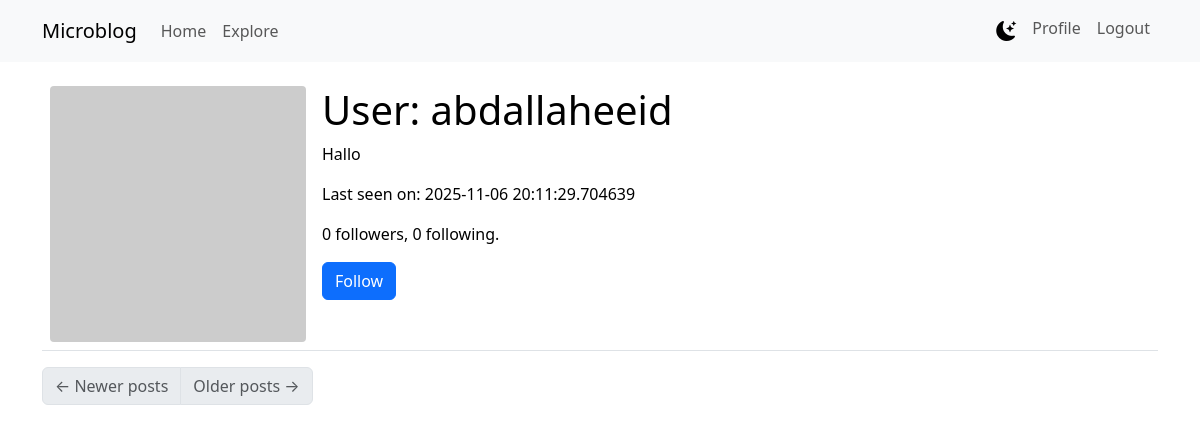
Before: /user/abdallaheeid (signed in) with the older database file.
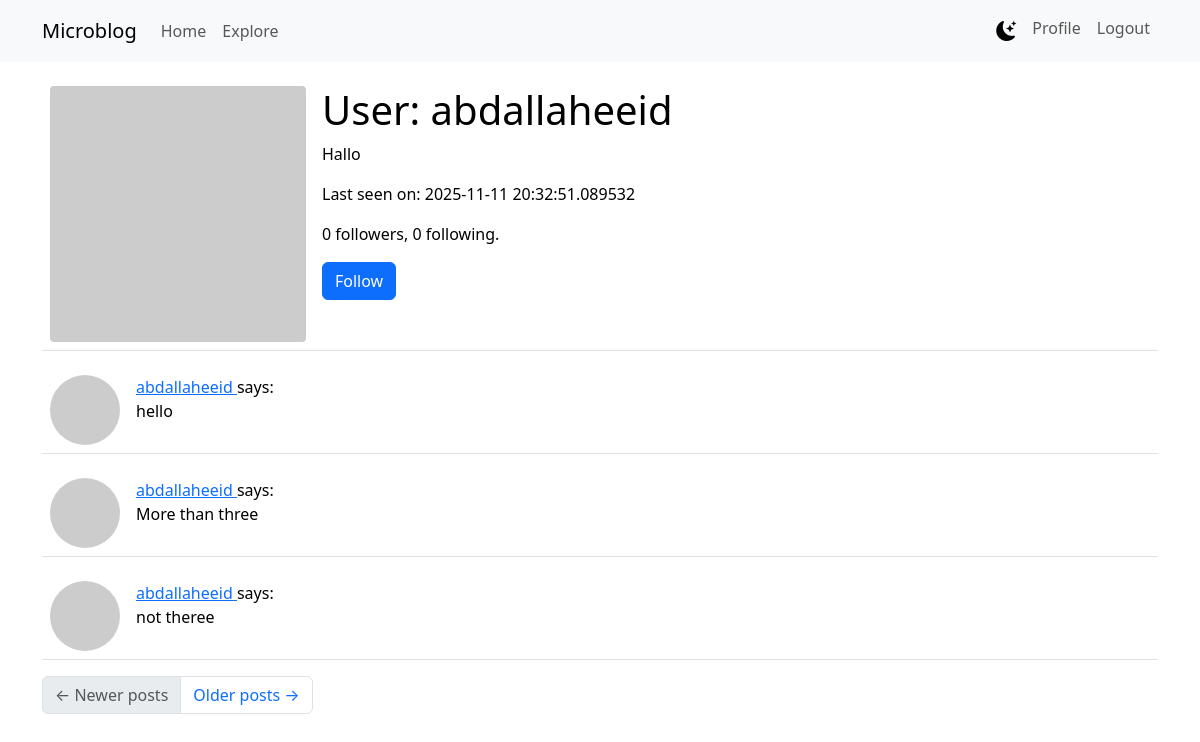
After: the same page with the newer database file.
### app/models.py (models this page shows, shortened)
class User(UserMixin, db.Model):
    id: so.Mapped[int] = so.mapped_column(primary_key=True)
    username: so.Mapped[str] = so.mapped_column(sa.String(64), index=True, unique=True)
    email: so.Mapped[str] = so.mapped_column(sa.String(120), index=True, unique=True)
    password_hash: so.Mapped[Optional[str]] = so.mapped_column(sa.String(256))
    posts: so.WriteOnlyMapped['Post'] = so.relationship(
        back_populates='author')
    about_me: so.Mapped[Optional[str]] = so.mapped_column(sa.String(140))
    last_seen: so.Mapped[Optional[datetime]] = so.mapped_column(
        default=lambda: datetime.now(timezone.utc))
    profile_image: so.Mapped[Optional[str]] = so.mapped_column(sa.String(128))
    following: so.WriteOnlyMapped['User'] = so.relationship(
        secondary=followers, primaryjoin=(followers.c.follower_id == id),
        secondaryjoin=(followers.c.followed_id == id),
        back_populates='followers')
    followers: so.WriteOnlyMapped['User'] = so.relationship(
        secondary=followers, primaryjoin=(followers.c.followed_id == id),
        secondaryjoin=(followers.c.follower_id == id),
        back_populates='following')
    def avatar(self, size):
        if getattr(self, 'profile_image', None):
            return f'/static/uploads/{self.profile_image}'
        digest = md5(self.email.lower().encode('utf-8')).hexdigest()
        return f'https://www.gravatar.com/avatar/{digest}?d=identicon&s={size}'
    def is_following(self, user):
        query = self.following.select().where(User.id == user.id)
        return db.session.scalar(query) is not None
    def followers_count(self):
        query = sa.select(sa.func.count()).select_from(
            self.followers.select().subquery())
        return db.session.scalar(query)
    def following_count(self):
        query = sa.select(sa.func.count()).select_from(
            self.following.select().subquery())
        return db.session.scalar(query)

class Post(db.Model):
    id: so.Mapped[int] = so.mapped_column(primary_key=True)
    body: so.Mapped[str] = so.mapped_column(sa.String(140))
    timestamp: so.Mapped[datetime] = so.mapped_column(
        index=True, default=lambda: datetime.now(timezone.utc))
    user_id: so.Mapped[int] = so.mapped_column(sa.ForeignKey(User.id),
                                               index=True)
    author: so.Mapped[User] = so.relationship(back_populates='posts')

### app/routes.py (the view)
@app.route('/user/<username>')
@login_required
def user(username):
    user = db.first_or_404(sa.select(User).where(User.username == username))
    page = request.args.get('page', 1, type=int)
    query = user.posts.select().order_by(Post.timestamp.desc())
    posts = db.paginate(query, page=page,
                        per_page=app.config['POSTS_PER_PAGE'],
                        error_out=False)
    next_url = url_for('user', username=user.username, page=posts.next_num) \
        if posts.has_next else None
    prev_url = url_for('user', username=user.username, page=posts.prev_num) \
        if posts.has_prev else None
    form = EmptyForm()
    profile_form = None
    if user == current_user:
        profile_form = ProfileImageForm()
    return render_template('user.html', user=user, posts=posts.items,
                           next_url=next_url, prev_url=prev_url, form=form,
                           profile_form=profile_form)

### app/forms.py
class EmptyForm(FlaskForm):
    submit = SubmitField('Submit')

### app/models.py (called while the page is built)
@login.user_loader
def load_user(id):
    return db.session.get(User, int(id))

### app/routes.py (called while the page is built)
@app.before_request
def before_request():
    if current_user.is_authenticated:
        current_user.last_seen = datetime.now(timezone.utc)
        db.session.commit()

### app/templates/user.html (shortened to what this page needs)
{% extends "base.html" %}
{% block content %}
    <table class="table table-hover">
        <tr>
            <td width="256px">
                <div class="profile-image-wrapper" data-username="{{ user.username }}" style="position:relative; width:256px; height:256px;">
                    <img id="profileImage" src="{{ user.avatar(256) }}" alt="{{ user.username }}" style="width:256px; height:256px; object-fit:cover; border-radius:4px;" />
                </div>
            </td>
            <td>
                <h1>User: {{ user.username }}</h1>
                {% if user.about_me %}<p>{{ user.about_me }}</p>{% endif %}
                {% if user.last_seen %}<p>Last seen on: {{ user.last_seen }}</p>{% endif %}
                <p>{{ user.followers_count() }} followers, {{ user.following_count() }} following.</p>
                {% if user == current_user %}
                <p><a href="{{ url_for('edit_profile') }}">Edit your profile</a></p>
                {% elif not current_user.is_following(user) %}
                <p>
                    <form action="{{ url_for('follow', username=user.username) }}" method="post">
                        {{ form.submit(value='Follow', class_='btn btn-primary') }}
                    </form>
                </p>
                {% endif %}
            </td>
        </tr>
    </table>
    {% for post in posts %}
        {% include '_post.html' %}
    {% endfor %}
    <nav aria-label="Post navigation">
        <ul class="pagination">
            <li class="page-item{% if not prev_url %} disabled{% endif %}">
                <a class="page-link" href="{{ prev_url }}">
                    <span aria-hidden="true">&larr;</span> Newer posts
                </a>
            </li>
            <li class="page-item{% if not next_url %} disabled{% endif %}">
                <a class="page-link" href="{{ next_url }}">
                    Older posts <span aria-hidden="true">&rarr;</span>
                </a>
            </li>
        </ul>
    </nav>
{% endblock %}

### app/templates/base.html (shortened to what this page needs)
<!DOCTYPE html>
<html lang="en" data-bs-theme="light">
  <head>
    <link
      href="https://cdn.jsdelivr.net/npm/bootstrap@5.3.2/dist/css/bootstrap.min.css"
      rel="stylesheet"
    />
    <link
      rel="stylesheet"
      href="https://cdn.jsdelivr.net/npm/bootstrap-icons@1.11.0/font/bootstrap-icons.css"
    />
    <link
      rel="stylesheet"
      href="{{ url_for('static', filename='css/dark-theme.css') }}"
    />
    <link
      rel="stylesheet"
      href="{{ url_for('static', filename='css/profile.css') }}"
    />
  </head>
  <body>
    <nav class="navbar navbar-expand-lg bg-body-tertiary">
      <div class="container">
        <a class="navbar-brand" href="{{ url_for('index') }}">Microblog</a>
        <div class="collapse navbar-collapse" id="navbarSupportedContent">
          <ul class="navbar-nav me-auto mb-2 mb-lg-0">
            <li class="nav-item">
              <a
                class="nav-link"
                aria-current="page"
                href="{{ url_for('index') }}"
                >Home</a
              >
            </li>
            <li class="nav-item">
              <a
                class="nav-link"
                aria-current="page"
                href="{{ url_for('explore') }}"
                >Explore</a
              >
            </li>
          </ul>
          <ul class="navbar-nav mb-2 mb-lg-0">
            <li class="nav-item">
              <button
                class="dark-mode-toggle"
                id="darkModeToggle"
                type="button"
                title="Toggle dark mode"
                aria-label="Toggle dark mode"
              >
                <i class="bi bi-moon-stars-fill"></i>
              </button>
            </li>
            {% if current_user.is_anonymous %}
            <li class="nav-item">
              <a
                class="nav-link"
                aria-current="page"
                href="{{ url_for('login') }}"
                >Login</a
              >
            </li>
            {% else %}
            <li class="nav-item">
              <a
                class="nav-link"
                aria-current="page"
                href="{{ url_for('user', username=current_user.username) }}"
                >Profile</a
              >
            </li>
            <li class="nav-item">
              <a
                class="nav-link"
                aria-current="page"
                href="{{ url_for('logout') }}"
                >Logout</a
              >
            </li>
            {% endif %}
          </ul>
        </div>
      </div>
    </nav>
    <div class="container mt-3">
       {% block content %}{% endblock %}
    </div>
  </body>
</html>

### app/templates/_post.html
<table class="table table-hover">
  <tr>
    <td width="70px">
      <a href="{{ url_for('user', username=post.author.username) }}">
        <img
          class="post-avatar"
          src="{{ post.author.avatar(70) }}"
          alt="{{ post.author.username }}"
        />
      </a>
    </td>
    <td>
      <a href="{{ url_for('user', username=post.author.username) }}">
        {{ post.author.username }}
      </a>
      says:
      <br />
      {{ post.body }}
    </td>
  </tr>
</table>

### app/static/css/dark-theme.css (style rules this page uses)
:root { --bs-body-bg: #ffffff; --bs-body-color: #000000; }
.dark-mode-toggle { background: none; border: none; color: currentColor; cursor: pointer; font-size: 1.25rem; padding: 0.5rem; display: flex; align-items: center; justify-content: center; }

### app/static/css/profile.css (style rules this page uses)
.post-avatar { width: 70px; height: 70px; object-fit: cover; border-radius: 50%; display: block; }
.profile-image-wrapper img { width: 100%; height: 100%; object-fit: cover; }

Changed rows visible on the page:
changed User "abdallaheeid": last_seen "2025-11-06 20:11:29.704639" → "2025-11-11 20:32:51.089532"
added Post: author.username "abdallaheeid", body "hello"
added Post: author.username "abdallaheeid", body "More than three"
added Post: author.username "abdallaheeid", body "not theree"
